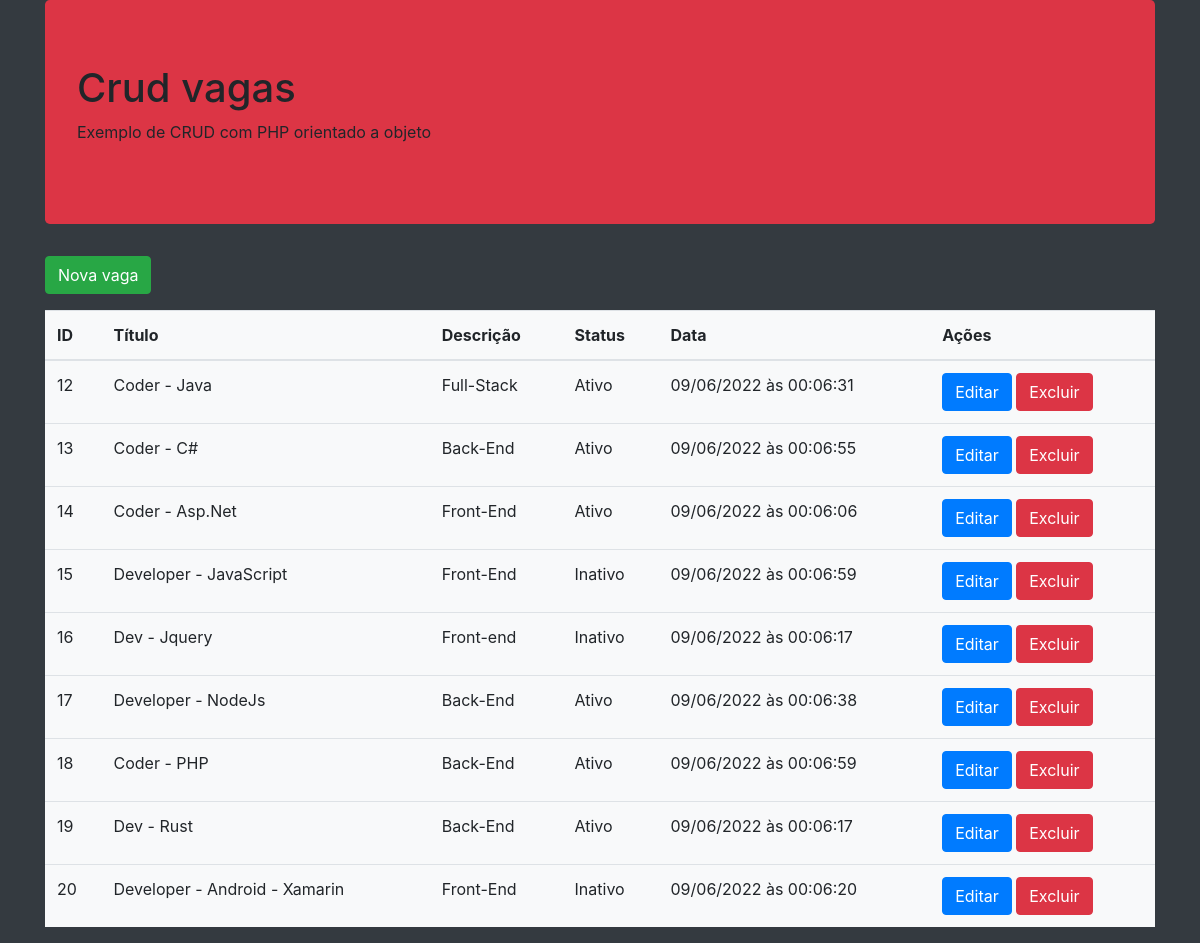
The page / on the database its author committed.
### tables this page shows
CREATE TABLE `vagas` (
  `id` int(11) NOT NULL,
  `titulo` varchar(255) NOT NULL,
  `descricao` text NOT NULL,
  `ativo` enum('s','n') NOT NULL,
  `data` timestamp NOT NULL DEFAULT current_timestamp() ON UPDATE current_timestamp()
);

### index.php (called while the page is built, shortened)
<?php
    $vagas = Vaga::getVagas();
    include __DIR__.'/includes/header.php';
    include __DIR__.'/includes/listagem.php';
    include __DIR__.'/includes/footer.php';
?>

### app/Db/DataBase.php (called while the page is built, shortened)
<?php
class DataBase{
  private $table;
  private $connection;
  public function __construct($table = null){
    $this->table = $table;
  }
  private function setConnection(){
    try{
      $this->connection = new PDO('mysql:host='.self::HOST.';dbname='.self::NAME,self::USER,self::PASS);
      $this->connection->setAttribute(PDO::ATTR_ERRMODE, PDO::ERRMODE_EXCEPTION);
    }catch(PDOException $e){
      die('ERROR: '.$e->getMessage());
    }
  }
  public function execute($query, $params = []){
    try{
      $statement = $this->connection->prepare($query);
      $statement->execute($params);
      return $statement;
    }catch(PDOException $e){
      die('ERROR: '.$e->getMessage());
    }
  }
  public function select($where = null, $order = null, $limit = null, $fields = '*'){
    $where = strlen($where) ? 'WHERE '.$where : '';
    $order = strlen($order) ? 'ORDER BY '.$order : '';
    $limit = strlen($limit) ? 'LIMIT '.$limit : '';
    $query = 'SELECT '.$fields.' FROM '.$this->table.' '.$where.' '.$order.' '.$limit.'';
    return $this->execute($query);
  }
}
?>

### app/Entity/Vaga.php (called while the page is built, shortened)
<?php
class Vaga{
  public static function getVagas($where = null, $order = null, $limit = null){
    return (new DataBase('vagas'))->select($where, $order, $limit)
                                  ->fetchAll(PDO::FETCH_CLASS, self::class);
  }
}

### includes/listagem.php (the view, shortened to what this page needs)
<?php
  $resultados = '';
  foreach($vagas as $vaga){
    $resultados .= '<tr>
                      <td>'.$vaga->id.'</td>
                      <td>'.$vaga->titulo.'</td>
                      <td>'.$vaga->descricao.'</td>
                      <td>'.($vaga->ativo == 's' ? 'Ativo' : 'Inativo').'</td>
                      <td>'.date('d/m/Y à\s H:i:s', strtotime($vaga->data)).'</td>
                      <td>
                        <a href="editar.php?id='.$vaga->id.'">
                          <buttton type="button" class="btn btn-primary">Editar</button>
                        </a>
                        <a href="excluir.php?id='.$vaga->id.'">
                          <buttton type="button" class="btn btn-danger">Excluir</button>
                        </a>
                      </td>
                    </tr>';
  }
  $resultados = strlen($resultados) ? $resultados : '<tr>
                                                      <td colspan="6" class="text-center">
                                                        Nenhuma vaga encontrada
                                                      </td>
                                                    </tr>';
?>
<main>
  <section>
    <a href="cadastrar.php">
      <button class="btn btn-success">Nova vaga</button>
    </a>
  </section>
  <section>
    <table class="table bg-light mt-3">
      <thead>
        <tr>
          <th>ID</th>
          <th>Título</th>
          <th>Descrição</th>
          <th>Status</th>
          <th>Data</th>
          <th>Ações</th>
        </tr>
      </thead>
      <tbody>
        <?=$resultados?>
      </tbody>
    </table>
  </section>
</main>

### includes/header.php (shortened to what this page needs)
<!doctype html>
<html lang="pt-br">
  <head>
    <link rel="stylesheet" href="https://cdn.jsdelivr.net/npm/bootstrap@4.6.1/dist/css/bootstrap.min.css">
  </head>
  <body class="bg-dark">
    <div class="container">
      <div class="jumbotron bg-danger">
        <h1>Crud vagas</h1>
        <p>Exemplo de CRUD com PHP orientado a objeto</p>
      </div>

### includes/footer.php (shortened to what this page needs)
      </div>
  </body>
</html>

### rows shown on the page
vagas: id "12", titulo "Coder - Java", descricao "Full-Stack", ativo "Ativo", data "09/06/2022 às 00:06:31"
vagas: id "13", titulo "Coder - C#", descricao "Back-End", ativo "Ativo", data "09/06/2022 às 00:06:55"
vagas: id "14", titulo "Coder - Asp.Net", descricao "Front-End", ativo "Ativo", data "09/06/2022 às 00:06:06"
vagas: id "15", titulo "Developer - JavaScript", descricao "Front-End", ativo "Inativo", data "09/06/2022 às 00:06:59"
vagas: id "16", titulo "Dev - Jquery", descricao "Front-end", ativo "Inativo", data "09/06/2022 às 00:06:17"
vagas: id "17", titulo "Developer - NodeJs", descricao "Back-End", ativo "Ativo", data "09/06/2022 às 00:06:38"
vagas: id "18", titulo "Coder - PHP", descricao "Back-End", ativo "Ativo", data "09/06/2022 às 00:06:59"
vagas: id "19", titulo "Dev - Rust", descricao "Back-End", ativo "Ativo", data "09/06/2022 às 00:06:17"
vagas: id "20", titulo "Developer - Android - Xamarin", descricao "Front-End", ativo "Inativo", data "09/06/2022 às 00:06:20"
